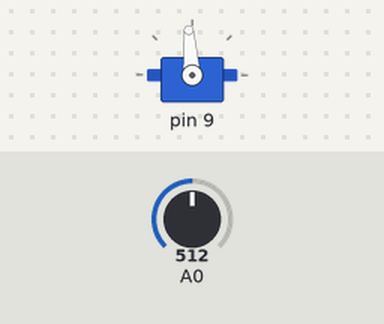
This sketch was run on a simulated Arduino Uno, built with avr-gcc and run on an emulated ATmega328P. Shown: servo. The test bench sets the inputs (shaded band); at power-on: A0 = 512. What the sketch prints to the serial monitor is not drawn.

Above: at 0.1 s.
Timing chart, 0 to 1.6 s (numbered marks = the images above):
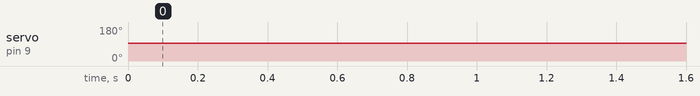

Measured:
- by itself, servo on pin 9: 93° → 94° at 0.05 s

The sketch:

dj_speed_test.ino
```cpp
/**
 * Name: cont_rot_servo.ino
 * Desc: Logic for controlling and calibrating continuous rotation servos
 * Auth: Sam Pottinger, DJ Sutton, Jessica Ebert
**/

#define NUM_CONTINUOUS_ROT_SERVOS 1

#define DEFAULT_ROUGH_ZERO_VAL 1500
#define REQUIRED_NUM_ZERO_VALS 200
#define RUNAWAY_CALIBRATION_TOLLERANCE 20

#define INCREASING 1
#define NEUTRAL 0
#define DECREASING -1

#define TIME_STEP 100
#define ROTATION_STEPS 1024

#define MIN_TRUSTED_SERVO_VAL 500
#define MAX_TRUSTED_SERVO_VAL 700

#define POSITION_TOLLERANCE 200

#include <Servo.h>

Servo globalServo;

// Abstraction and instances of continuous rotation servos

struct ContinuousRotationServo
{
  long currentPos;
  long targetPos;
  int velocity;
  int zeroVal;
  int velMultiplier;
  int controlLine;
  int potLine;
  int targetVelocity;
  boolean paused;
};

ContinuousRotationServo contRotServos[NUM_CONTINUOUS_ROT_SERVOS];

// Logic for continuous rotation servo

/**
 * Name: crs_getInstance(int id)
 * Desc: Get an instance of the ContinuousRotationServo
 * Para: id, The unique id of the servo to retrieve
**/
struct ContinuousRotationServo * crs_getInstance(int id)
{
  return &(contRotServos[id]);
}

/**
 * Name: crs_init(int id)
 * Desc: Constructor (with calibration) for continuous rotation servo
 * Para: id, The unique intenger id of the servo to construct
**/
void crs_init(int id, int controlLine, int potLine)
{
  // Set default values
  ContinuousRotationServo * target = crs_getInstance(id);
  target->currentPos = 0;
  target->targetPos = 0;
  target->velocity = 0;
  target->zeroVal = DEFAULT_ROUGH_ZERO_VAL;
  target->velMultiplier = 1;
  target->controlLine = controlLine;
  target->potLine = potLine;
  target->targetVelocity = 0;
  target->paused=false;

  // Set up for calibration
  int stepsTaken = 0;
  int velocityOffset = 0;
  int numZeroVals = 0;
  int previousPotRead = analogRead(potLine);
  int newPotRead;
  int delta;
  int runawayVals;
  int runningDirection = NEUTRAL;

  // Start finding zero position
  while(numZeroVals < REQUIRED_NUM_ZERO_VALS)
  {
    // Get the latest pot reading
    newPotRead = analogRead(potLine);

    // Determine in which direction to travel
    if(newPotRead > previousPotRead)
    {
      numZeroVals = 0;
      velocityOffset--;

      if(runningDirection == DECREASING)
        runawayVals++;
      else
        runawayVals=0;
    }
    else if(newPotRead < previousPotRead)
    {
      numZeroVals = 0;
      velocityOffset++;

      if(runningDirection == INCREASING)
        runawayVals++;
      else
        runawayVals=0;
    }
    else
    {
      numZeroVals++;
    }

    // Update velocity and turn around if necessary
    crs_setVelocity(id, velocityOffset);

    if(runawayVals >= RUNAWAY_CALIBRATION_TOLLERANCE)
    {
      runawayVals = 0;
      target->velMultiplier = target->velMultiplier * -1;
    }

    // Update step count and expire previous pot reading
    stepsTaken = previousPotRead - newPotRead;
    previousPotRead = newPotRead;
  }

  // Apply offset and update position
  target->zeroVal = target->zeroVal + velocityOffset;
  target->currentPos = stepsTaken;

  // Set down velocity
  crs_setVelocity(id, 0);
  target->paused=true;
}

/**
 * Name: crs_convertVelToRaw(int servoNum, int val)
 * Desc: Converts the given human readable velocity
 *       to a velocity that can be given to the servos
 * Para: val, The velocity (steps / sec) desired
 * Retr: Raw value to use with servos
**/
int crs_convertVelToRaw(int servoNum, int val)
{
  ContinuousRotationServo * target = crs_getInstance(servoNum);
  int zeroVal = target->zeroVal;
  float retVal = val * target->velMultiplier + zeroVal;
  return (int)retVal;
}

/**
 * Name: crs_setVelocity(int servoNum, int val)
 * Desc: Sets the velocity of a continuous rotation servo
 * Para: servoNum, the number of the servo to set the velocity of
 *       val, The velocity to set the servo to (steps per sec)
**/
void crs_setVelocity(int servoNum, int val)
{
  ContinuousRotationServo * target = crs_getInstance(servoNum);
  globalServo.attach(target->controlLine);
  globalServo.write(crs_convertVelToRaw(servoNum, val));
  target->velocity = val;
}

/**
 * Name: crs_setTargetVelocity(int servoNum, int val)
 * Desc: Sets the velocity the given servo should use to get to a
 *       goal
 * Para: servoNum, The id of the servo whose velocity is to be set
 *       val, The velocity this servo should use to get to goal
 *            positions
**/
void crs_setTargetVelocity(int servoNum, int val)
{
  ContinuousRotationServo * target = crs_getInstance(servoNum);
  target->targetVelocity = val;
}

/**
 * Name: crs_startMovingTo(int servoNum, int targetPosition)
 * Desc: Tells this servo to start moving to a given position
 * Para: servoNum, The id of the servo whose goal position is to be set
 *       targetPosition, the position to which this servo should travel
**/
void crs_startMovingTo(int servoNum, long targetPosition)
{
  ContinuousRotationServo * target = crs_getInstance(servoNum);
  target->targetPos = targetPosition;
  target->paused = false;
}

/**
 * Name: crs_setp(int servoNum)
 * Desc: Updates this servo's velocity, stopping if necessary
 * Para: servoNum, The servo to check on
**/
void crs_step(int servoNum)
{
  int velocity;
  long currentPos;
  long targetPos;
  boolean finished;
  int inRotationPos;
  int stepAdj;
  int potRotationPos;
  ContinuousRotationServo * target;

  // Parse vals
  target = crs_getInstance(servoNum);
  velocity = target->velocity;
  currentPos = target->currentPos;
  targetPos = target->targetPos;

  // Update position
  // TODO: A little kludgey
  currentPos = currentPos + velocity;
  potRotationPos = analogRead(target->potLine);
  if(potRotationPos >= MIN_TRUSTED_SERVO_VAL || potRotationPos <= MAX_TRUSTED_SERVO_VAL)
  {
    inRotationPos = abs(currentPos) % ROTATION_STEPS;
    stepAdj = potRotationPos - inRotationPos;
    currentPos = currentPos + stepAdj; // TODO: is this right?
  }
  target->currentPos = currentPos;

  // If we are still, make sure we are at goal position
  if(velocity == 0 && targetPos != currentPos)
  {
    if(targetPos > currentPos)
      crs_setVelocity(servoNum, target->targetVelocity);
    else
      crs_setVelocity(servoNum, -target->targetVelocity);
  }

  // Otherwise make sure we have not overstepped goal
  else
  {
    finished = velocity < 0 && targetPos >= currentPos;
    finished = finished || (velocity > 0 && targetPos <= currentPos);
    if(finished)
    {
      crs_setVelocity(servoNum, 0);
      target->targetPos = currentPos;
      target->paused = true;
    }
  }
}

void setup()
{
  Serial.begin(9600);
  crs_init(0, 9, 0);
  crs_setTargetVelocity(0, 100);
  crs_startMovingTo(0, -2000);
}

void loop()
{
  long time;
  long startTime;
  int potval;
  int startPotVal;
  /*long waitTime;
  int delta;
  int adjustment;
  long startTime = millis();
  crs_step(0);
  delta = millis() - startTime;
  adjustment = TIME_STEP - delta;
  if(adjustment > 0)
    delay(adjustment);*/
  int velocity;
  velocity = 15;

  potval = analogRead(0);

  Serial.print("Starting!\n");


  /*crs_setVelocity(0, velocity);
  while(1)
  {
    Serial.print(analogRead(0));
    Serial.print("\n");
  }*/

  while(velocity <= 1000)
  {
    // Get to start of rotation
    crs_setVelocity(0, velocity);
    while(potval > 25)
      potval = analogRead(0);
    while(potval < 1000)
      potval = analogRead(0);
    while(potval > 512)
    {
      potval = analogRead(0);
      time = millis();
    }
    startPotVal = potval;
    startTime = time;
    for(int i = 0; i < 10; i++)
    {
      crs_setVelocity(0, velocity);
      while(potval > 25)
        potval = analogRead(0);
      while(potval < 1000)
        potval = analogRead(0);
      while(potval > 512)
      {
        potval = analogRead(0);
        time = millis();
        //Serial.print(potval);
        //Serial.print("\n");
      }
      Serial.print(startPotVal);
      Serial.print(" => ");
      Serial.print(potval);
      Serial.print(" in ");
      Serial.print(time - startTime);
      Serial.print(" at ");
      Serial.print(velocity);
      Serial.print("\n");
      startPotVal = potval;
      startTime = time;
    }
    velocity++;
  }
}
```
